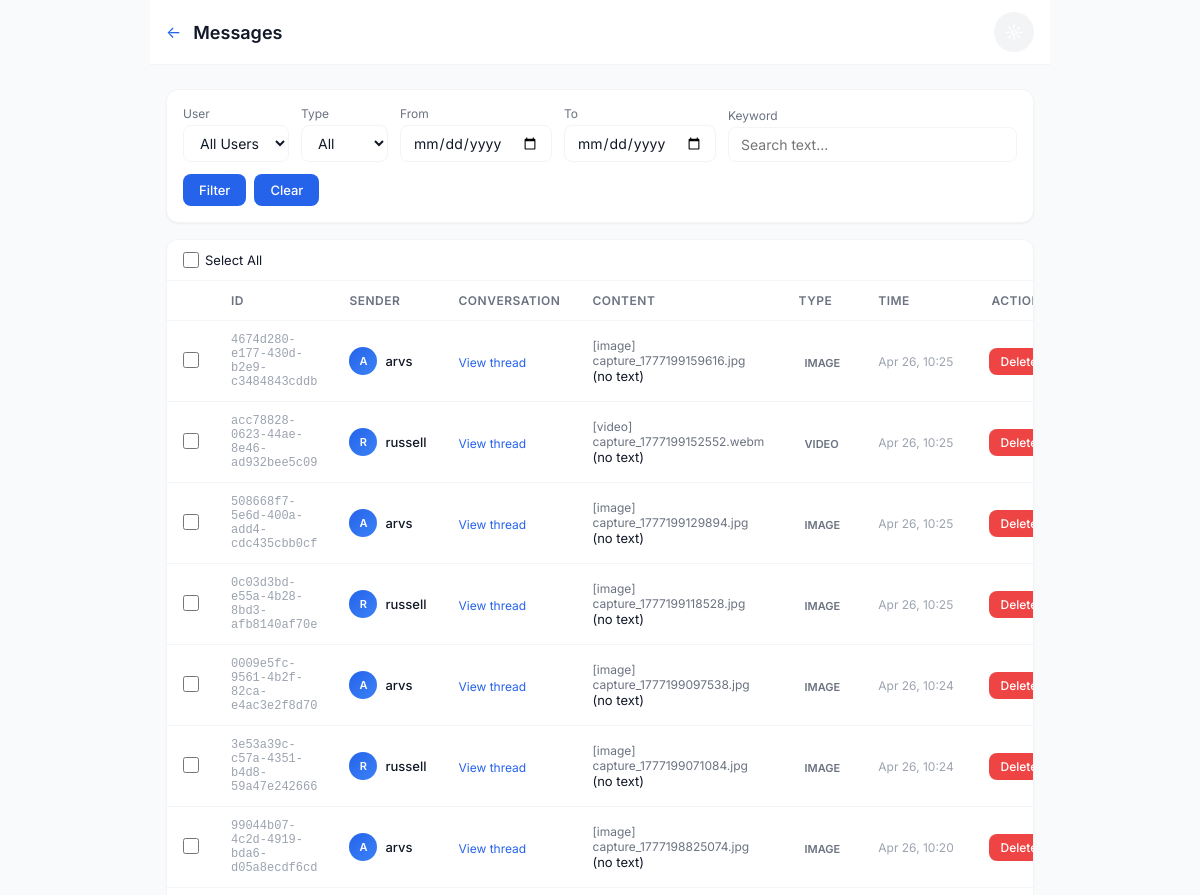
/chat/admin/messages/ (signed in, upper part), run on an earlier commit of the app's database.
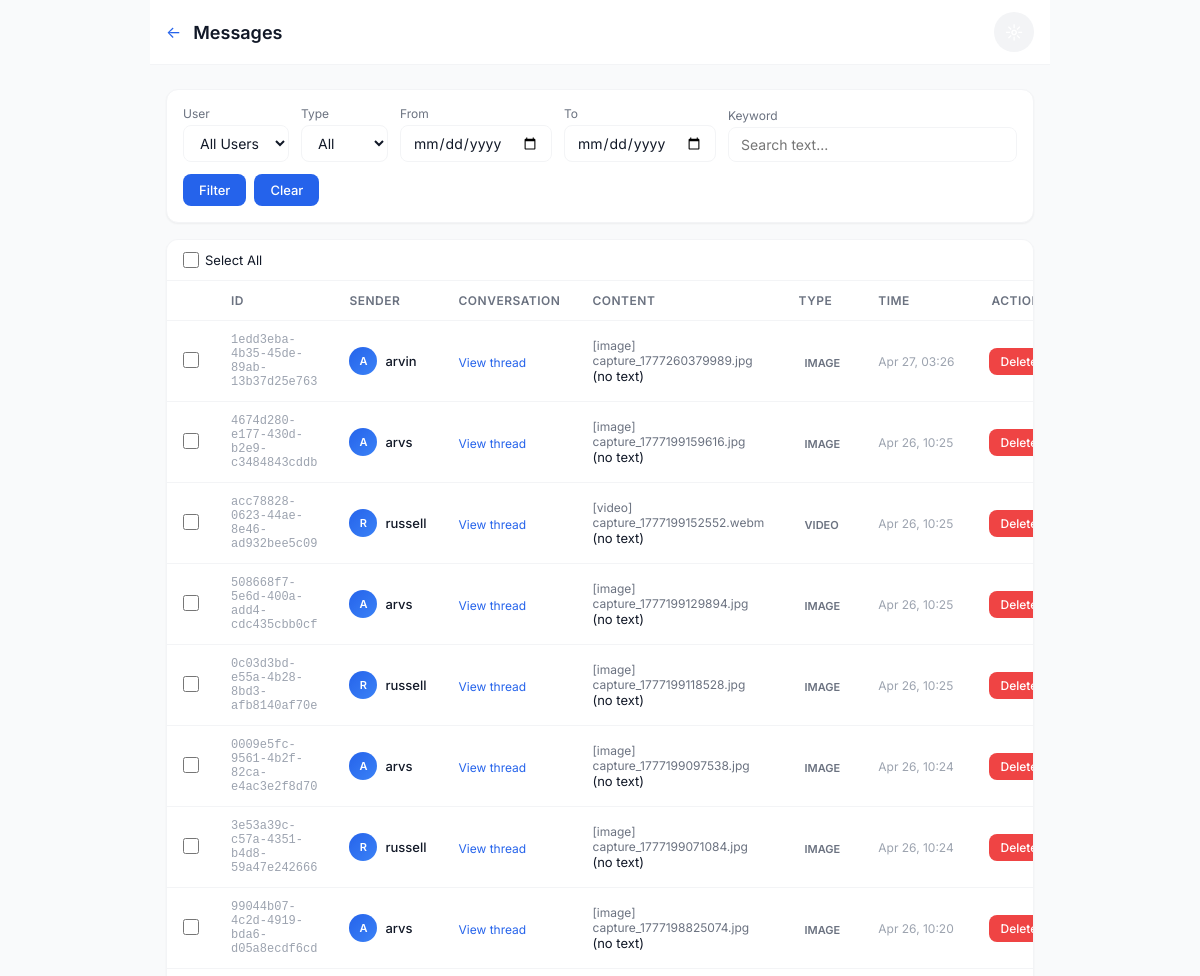
And on a later commit of the database.
### chat/models.py (models this page shows, shortened)
class Message(models.Model):
    id = models.UUIDField(primary_key=True, default=uuid.uuid4, editable=False)
    conversation = models.ForeignKey(Conversation, on_delete=models.CASCADE, related_name='messages')
    sender = models.ForeignKey(User, on_delete=models.CASCADE, related_name='sent_messages')
    text = models.TextField(blank=True)
    attachment = models.ForeignKey(Attachment, on_delete=models.CASCADE, null=True, blank=True)
    is_read = models.BooleanField(default=False)
    read_at = models.DateTimeField(null=True, blank=True)
    created_at = models.DateTimeField(auto_now_add=True)
    updated_at = models.DateTimeField(auto_now=True)
    is_deleted = models.BooleanField(default=False)
    deleted_for = models.ManyToManyField(User, related_name='deleted_messages', blank=True)
    is_view_once = models.BooleanField(default=False)
    view_once_consumed_by = models.ManyToManyField(
        User,
        related_name='consumed_view_once_messages',
        blank=True,
    )
    is_photo_swap = models.BooleanField(default=False)
    PHOTO_SWAP_STATUS_CHOICES = [
        ('active', 'Active'),
        ('pending', 'Pending'),
        ('approved', 'Approved'),
        ('rejected', 'Rejected'),
    ]
    photo_swap_status = models.CharField(
        max_length=10,
        choices=PHOTO_SWAP_STATUS_CHOICES,
        default='approved',
        blank=True,
        help_text='PhotoSwap state: active=waiting for response, pending=admin review, approved=revealed, rejected=blocked'
    )
    photo_swap_response_to = models.ForeignKey(
        'self',
        on_delete=models.SET_NULL,
        null=True,
        blank=True,
        related_name='photo_swap_responses',
        help_text='Links a response message to the original PhotoSwap message'
    )
    class Meta:
        db_table = 'chat_message'
        ordering = ['created_at']
        indexes = [
            models.Index(fields=['conversation', 'created_at']),
            models.Index(fields=['sender', 'created_at']),
        ]

class Attachment(models.Model):
    ATTACHMENT_TYPES = [
        ('image', 'Image'),
        ('video', 'Video'),
    ]
    id = models.UUIDField(primary_key=True, default=uuid.uuid4, editable=False)
    file = models.FileField(upload_to='attachments/%Y/%m/%d/')
    attachment_type = models.CharField(max_length=10, choices=ATTACHMENT_TYPES)
    filename = models.CharField(max_length=255)
    file_size = models.PositiveIntegerField()
    mime_type = models.CharField(max_length=100)
    created_at = models.DateTimeField(auto_now_add=True)
    class Meta:
        db_table = 'chat_attachment'

### chat/views_admin.py (the view, shortened to what this page needs)
# urls.py: path('admin/messages/', views_admin.admin_messages, name='admin_messages'),
@login_required
@user_passes_test(is_staff_or_admin, login_url='chat_list')
def admin_messages(request):
    messages_qs = Message.objects.filter(is_deleted=False).select_related(
        'sender', 'conversation', 'attachment'
    ).order_by('-created_at')
    user_filter = request.GET.get('user', '')
    date_from = request.GET.get('date_from', '')
    date_to = request.GET.get('date_to', '')
    if date_from:
        messages_qs = messages_qs.filter(created_at__date__gte=date_from)
    if date_to:
        messages_qs = messages_qs.filter(created_at__date__lte=date_to)
    msg_type = request.GET.get('type', '')
    if msg_type == 'text':
        messages_qs = messages_qs.filter(attachment__isnull=True)
    elif msg_type == 'image':
        messages_qs = messages_qs.filter(attachment__attachment_type='image')
    elif msg_type == 'video':
        messages_qs = messages_qs.filter(attachment__attachment_type='video')
    keyword = request.GET.get('keyword', '').strip()
    if keyword:
        messages_qs = messages_qs.filter(text__icontains=keyword)
    paginator = Paginator(messages_qs, 50)
    page_number = request.GET.get('page', 1)
    page_obj = paginator.get_page(page_number)
    users = User.objects.order_by('username')
    return render(request, 'chat/admin/messages.html', {
        'messages': page_obj,
        'users': users,
        'user_filter': user_filter,
        'date_from': date_from,
        'date_to': date_to,
        'msg_type': msg_type,
        'keyword': keyword,
        'is_admin': is_admin_only(request.user),
    })

### chat/views_admin.py (called while the page is built)
def is_staff_or_admin(user):
    if user.is_superuser:
        return True
    profile = getattr(user, 'profile', None)
    if profile and profile.role in ('staff', 'admin'):
        return True
    return user.is_staff

def is_admin_only(user):
    if user.is_superuser:
        return True
    profile = getattr(user, 'profile', None)
    if profile and profile.role == 'admin':
        return True
    return False

### chat/templates/chat/admin/messages.html (shortened to what the changed rows need)
{% extends 'chat/base.html' %}
{% block content %}
<div style="max-width: 900px; margin: 0 auto;">
    <div class="app-bar">
        <div style="display: flex; align-items: center; gap: 12px;">
            <h1>Messages</h1>
        </div>
    </div>
    <div class="container" style="padding-top: 24px;">
        <div class="card" style="overflow: auto;">
            <table style="width: 100%; border-collapse: collapse; font-size: 14px;">
                <thead>
                    <tr style="border-bottom: 1px solid var(--border-light);">
                        <th style="padding: 12px 16px; text-align: left; font-weight: 600; color: var(--text-secondary); font-size: 12px; text-transform: uppercase; letter-spacing: 0.5px;"></th>
                        <th style="padding: 12px 16px; text-align: left; font-weight: 600; color: var(--text-secondary); font-size: 12px; text-transform: uppercase; letter-spacing: 0.5px;">ID</th>
                        <th style="padding: 12px 16px; text-align: left; font-weight: 600; color: var(--text-secondary); font-size: 12px; text-transform: uppercase; letter-spacing: 0.5px;">Sender</th>
                        <th style="padding: 12px 16px; text-align: left; font-weight: 600; color: var(--text-secondary); font-size: 12px; text-transform: uppercase; letter-spacing: 0.5px;">Conversation</th>
                        <th style="padding: 12px 16px; text-align: left; font-weight: 600; color: var(--text-secondary); font-size: 12px; text-transform: uppercase; letter-spacing: 0.5px;">Content</th>
                        <th style="padding: 12px 16px; text-align: left; font-weight: 600; color: var(--text-secondary); font-size: 12px; text-transform: uppercase; letter-spacing: 0.5px;">Type</th>
                        <th style="padding: 12px 16px; text-align: left; font-weight: 600; color: var(--text-secondary); font-size: 12px; text-transform: uppercase; letter-spacing: 0.5px;">Time</th>
                        <th style="padding: 12px 16px; text-align: right; font-weight: 600; color: var(--text-secondary); font-size: 12px; text-transform: uppercase; letter-spacing: 0.5px;">Actions</th>
                    </tr>
                </thead>
                <tbody>
                    {% for msg in messages %}
                    <tr style="border-bottom: 1px solid var(--border-light);" id="msg-row-{{ msg.id }}">
                        <td style="padding: 12px 16px; text-align: center;">
                            <input type="checkbox" class="msg-select-checkbox" value="{{ msg.id }}" style="width: 16px; height: 16px; cursor: pointer;">
                        </td>
                        <td style="padding: 12px 16px; font-size: 12px; color: var(--text-muted); font-family: monospace;">{{ msg.id|slice:":8" }}</td>
                        <td style="padding: 12px 16px;">
                            <div style="display: flex; align-items: center; gap: 8px;">
                                <div class="avatar" style="width: 28px; height: 28px; font-size: 11px;">{{ msg.sender.username|first|upper }}</div>
                                <span style="font-weight: 500; font-size: 13px;">{{ msg.sender.username }}</span>
                            </div>
                        </td>
                        <td style="padding: 12px 16px;">
                            <a href="{% url 'admin_conversation_detail' msg.conversation.id %}" style="font-size: 12px; color: var(--primary);">View thread</a>
                        </td>
                        <td style="padding: 12px 16px; max-width: 300px;">
                            {% if msg.attachment %}
                            <span style="font-size: 12px; color: var(--text-secondary); display: flex; align-items: center; gap: 4px;">
                                [{{ msg.attachment.attachment_type }}] {{ msg.attachment.filename }}
                            </span>
                            {% endif %}
                            <div style="font-size: 13px; white-space: nowrap; overflow: hidden; text-overflow: ellipsis;">{{ msg.text|truncatechars:50|default:"(no text)" }}</div>
                        </td>
                        <td style="padding: 12px 16px;">
                            {% if msg.attachment %}
                            <span style="font-size: 11px; text-transform: uppercase; font-weight: 600; padding: 2px 6px; border-radius: 4px; background: var(--background); color: var(--text-secondary);">{{ msg.attachment.attachment_type }}</span>
                            {% else %}
                            <span style="font-size: 11px; text-transform: uppercase; font-weight: 600; padding: 2px 6px; border-radius: 4px; background: var(--background); color: var(--text-secondary);">Text</span>
                            {% endif %}
                        </td>
                        <td style="padding: 12px 16px; font-size: 12px; color: var(--text-muted); white-space: nowrap;">{{ msg.created_at|date:"M d, H:i" }}</td>
                        <td style="padding: 12px 16px; text-align: right;">
                            <button class="btn btn-danger" style="padding: 6px 12px; font-size: 12px;" data-msg-id="{{ msg.id }}" onclick="deleteMessage(this.dataset.msgId)">Delete</button>
                        </td>
                    </tr>
                    {% empty %}
                    <tr><td colspan="8" style="padding: 24px; text-align: center; color: var(--text-secondary);">No messages found</td></tr>
                    {% endfor %}
                </tbody>
            </table>
        </div>
    </div>
</div>
{% endblock %}

What changed in the data, as far as the page shows it:
added Message: id "1edd3eba-4b35-45de-89ab-13b37d25e763", sender.username|first "A", sender.username "arvin", attachment.attachment_type "image", attachment.filename "capture_1777260379989.jpg", text "(no text)", attachment.attachment_type "IMAGE", created_at "Apr 27, 03:26"
